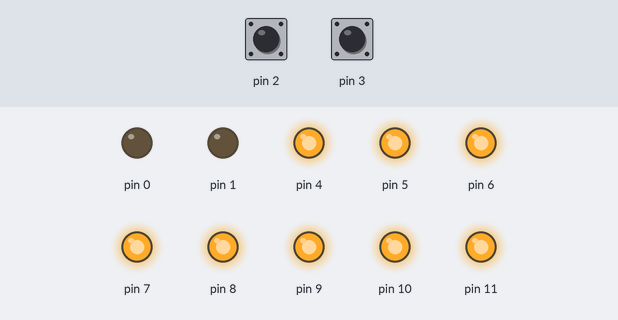
Simulated run of this sketch. Board: Arduino Uno, built with avr-gcc and run on an emulated ATmega328P. Parts: output pins drawn as LEDs (lit = HIGH). The test bench sets the inputs (shaded band); at power-on: pin 2 HIGH, pin 3 HIGH. Sleep ends after the set time or at an interrupt.

Above: at 1.2 s.
1.3 s: pin 2 pulled LOW for 0.15 s
At 2.5 s:
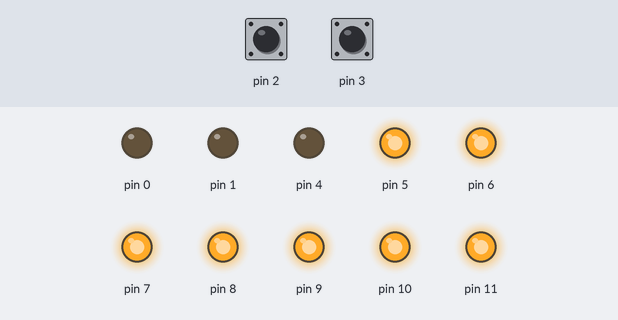
2.9 s: pin 2 pulled LOW for 1 s
At 3.8 s:
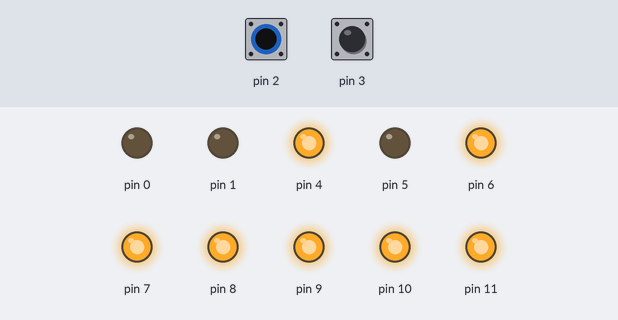
5.4 s: pin 2 pulled LOW for 0.15 s
At 5.7 s:
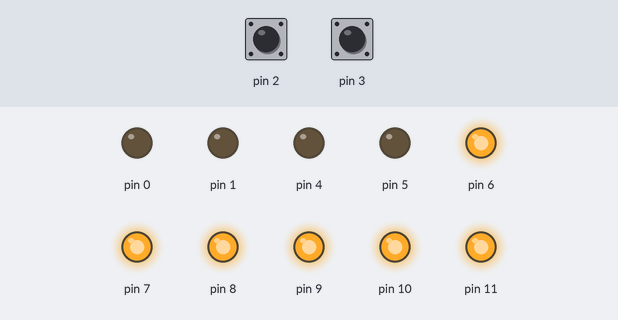
7.0 s: pin 2 pulled LOW for 3.2 s
At 8.1 s:
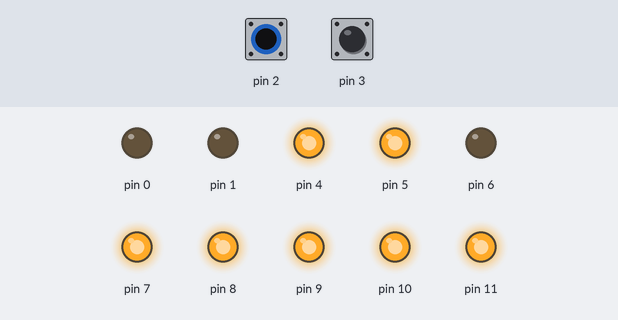
11.7 s: pin 2 pulled LOW for 0.15 s
At 12.9 s:
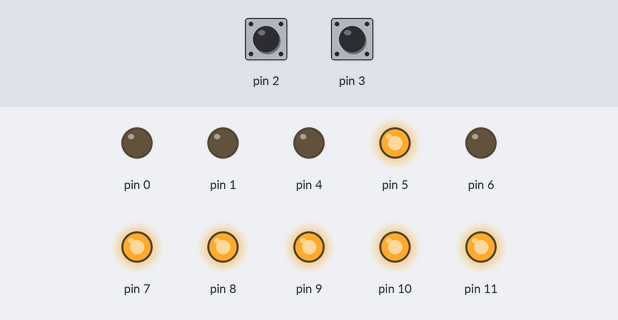
13.3 s: pin 2 pulled LOW for 1 s
At 14.1 s:
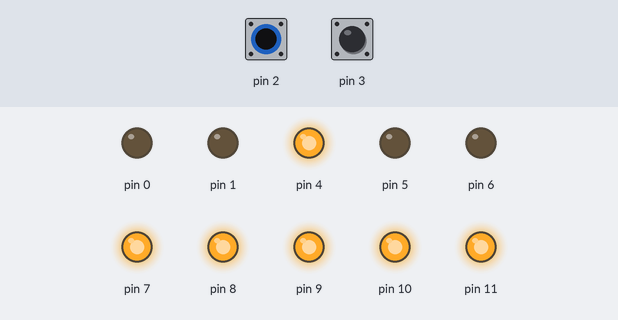
Timing chart, 0 to 16.3 s (numbered marks = the images above; inputs shaded):
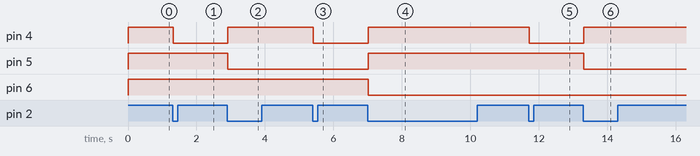

Measured:
- after the input at 1.3 s, pin 4: HIGH → LOW at once
- after the input at 2.9 s, pin 4: LOW → HIGH at once; pin 5: HIGH → LOW at once
- after the input at 5.4 s, pin 4: HIGH → LOW at once
- after the input at 7.0 s, pin 4, pin 5: LOW → HIGH at once; pin 6: HIGH → LOW at once
- after the input at 11.7 s, pin 4: HIGH → LOW at once
- after the input at 13.3 s, pin 4: LOW → HIGH at once; pin 5: HIGH → LOW at once

The sketch:

lab15_checkpoint1_2.ino
```cpp
#include <avr/io.h>
#include <avr/interrupt.h>
#include <avr/sleep.h>
#include <util/delay.h>

volatile uint8_t counter = 0;

void display_led(uint8_t val) {
  val = ~val; // ca
  PORTD = (PORTD & 0x0F) | ((val & 0x0F) << 4);
  PORTB = ((val >> 4) & 0x0F);
}

ISR(INT0_vect) {
  _delay_ms(15);
  if (!(PIND & (1 << PIND2))) {
    counter++;
    display_led(counter);
    while (!(PIND & (1 << PIND2)));
    _delay_ms(15);
  }
}

ISR(INT1_vect) {
  _delay_ms(15);
  if (!(PIND & (1 << PIND3))) {
    counter--;
    display_led(counter);
    while (!(PIND & (1 << PIND3)));
    _delay_ms(15);
  }
}

void setup() {
  DDRD = 0b11110011;  // PD2-3 Input PD4-7 Output
  PORTD = 0b00001100; // Input Pullup Mode
  DDRB = 0b00001111;  // Output PB0-3

  display_led(counter);

  EICRA = 0b00000000; // low level interrupt
  EIMSK = 0b00000011;

  sei();
}

void loop() {
  set_sleep_mode(SLEEP_MODE_PWR_DOWN);
  sleep_enable();
  sleep_bod_disable();
  sleep_cpu();
  sleep_disable();
}
```
